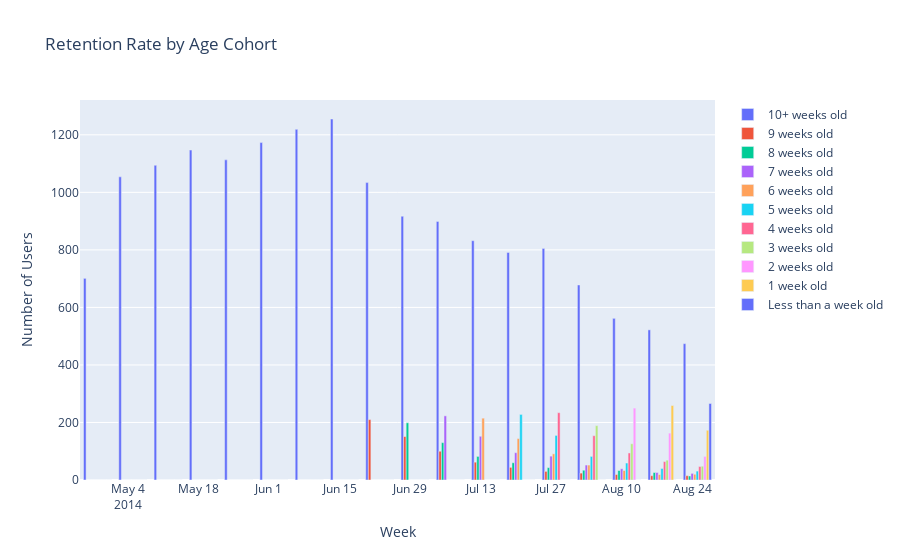

Source (notebook cell):
### Code cell
x=cohort_age['week']
y1=cohort_age['10+ weeks old']
y2=cohort_age['9 weeks old']
y3=cohort_age['8 weeks old']
y4=cohort_age['7 weeks old']
y5=cohort_age['6 weeks old']
y6=cohort_age['5 weeks old']
y7=cohort_age['4 weeks old']
y8=cohort_age['3 weeks old']
y9=cohort_age['2 weeks old']
y10=cohort_age['1 week old']
y11=cohort_age['less than a week old']

fig = go.Figure(data=[
      go.Bar(name='10+ weeks old', x=x, y=y1),
      go.Bar(name='9 weeks old', x=x, y=y2),
      go.Bar(name='8 weeks old', x=x, y=y3),
      go.Bar(name='7 weeks old', x=x, y=y4),
      go.Bar(name='6 weeks old', x=x, y=y5),
      go.Bar(name='5 weeks old', x=x, y=y6),
      go.Bar(name='4 weeks old', x=x, y=y7),
      go.Bar(name='3 weeks old', x=x, y=y8),
      go.Bar(name='2 weeks old', x=x, y=y9),
      go.Bar(name='1 week old', x=x, y=y10),
      go.Bar(name='Less than a week old', x=x, y=y11),
])

fig.update_layout( title='Retention Rate by Age Cohort',xaxis_title='Week ',yaxis_title='Number of Users',barmode='group')

pio.write_html(fig, file='Figures/Retention_Rate_by_Age_Cohort.html',include_plotlyjs='cdn',default_width='60%', default_height='60%')
pio.show(fig)

### Figure 1 — Plotly figure (JSON) as saved in the notebook; plotly's stock layout.template omitted (floating-point values rounded to 4 significant figures)
{"data": [{"name": "10+ weeks old", "type": "bar", "x": ["2014-04-28", "2014-05-05", "2014-05-12", "2014-05-19", "2014-05-26", "2014-06-02", "2014-06-09", "2014-06-16", "2014-06-23", "2014-06-30", "2014-07-07", "2014-07-14", "2014-07-21", "2014-07-28", "2014-08-04", "2014-08-11", "2014-08-18", "2014-08-25"], "y": [701, 1054, 1094, 1147, 1113, 1173, 1219, 1255, 1034, 917, 899, 832, 791, 805, 678, 562, 522, 474]}, {"name": "9 weeks old", "type": "bar", "x": ["2014-04-28", "2014-05-05", "2014-05-12", "2014-05-19", "2014-05-26", "2014-06-02", "2014-06-09", "2014-06-16", "2014-06-23", "2014-06-30", "2014-07-07", "2014-07-14", "2014-07-21", "2014-07-28", "2014-08-04", "2014-08-11", "2014-08-18", "2014-08-25"], "y": [0, 0, 0, 0, 0, 0, 0, 0, 210, 151, 100, 62, 44, 30, 24, 19, 15, 15]}, {"name": "8 weeks old", "type": "bar", "x": ["2014-04-28", "2014-05-05", "2014-05-12", "2014-05-19", "2014-05-26", "2014-06-02", "2014-06-09", "2014-06-16", "2014-06-23", "2014-06-30", "2014-07-07", "2014-07-14", "2014-07-21", "2014-07-28", "2014-08-04", "2014-08-11", "2014-08-18", "2014-08-25"], "y": [0, 0, 0, 0, 0, 0, 0, 0, 0, 199, 130, 82, 60, 43, 34, 33, 26, 14]}, {"name": "7 weeks old", "type": "bar", "x": ["2014-04-28", "2014-05-05", "2014-05-12", "2014-05-19", "2014-05-26", "2014-06-02", "2014-06-09", "2014-06-16", "2014-06-23", "2014-06-30", "2014-07-07", "2014-07-14", "2014-07-21", "2014-07-28", "2014-08-04", "2014-08-11", "2014-08-18", "2014-08-25"], "y": [0, 0, 0, 0, 0, 0, 0, 0, 0, 0, 223, 152, 95, 83, 52, 39, 26, 23]}, {"name": "6 weeks old", "type": "bar", "x": ["2014-04-28", "2014-05-05", "2014-05-12", "2014-05-19", "2014-05-26", "2014-06-02", "2014-06-09", "2014-06-16", "2014-06-23", "2014-06-30", "2014-07-07", "2014-07-14", "2014-07-21", "2014-07-28", "2014-08-04", "2014-08-11", "2014-08-18", "2014-08-25"], "y": [0, 0, 0, 0, 0, 0, 0, 0, 0, 0, 0, 215, 144, 91, 52, 33, 19, 20]}, {"name": "5 weeks old", "type": "bar", "x": ["2014-04-28", "2014-05-05", "2014-05-12", "2014-05-19", "2014-05-26", "2014-06-02", "2014-06-09", "2014-06-16", "2014-06-23", "2014-06-30", "2014-07-07", "2014-07-14", "2014-07-21", "2014-07-28", "2014-08-04", "2014-08-11", "2014-08-18", "2014-08-25"], "y": [0, 0, 0, 0, 0, 0, 0, 0, 0, 0, 0, 0, 228, 155, 82, 59, 40, 31]}, {"name": "4 weeks old", "type": "bar", "x": ["2014-04-28", "2014-05-05", "2014-05-12", "2014-05-19", "2014-05-26", "2014-06-02", "2014-06-09", "2014-06-16", "2014-06-23", "2014-06-30", "2014-07-07", "2014-07-14", "2014-07-21", "2014-07-28", "2014-08-04", "2014-08-11", "2014-08-18", "2014-08-25"], "y": [0, 0, 0, 0, 0, 0, 0, 0, 0, 0, 0, 0, 0, 234, 154, 94, 64, 47]}, {"name": "3 weeks old", "type": "bar", "x": ["2014-04-28", "2014-05-05", "2014-05-12", "2014-05-19", "2014-05-26", "2014-06-02", "2014-06-09", "2014-06-16", "2014-06-23", "2014-06-30", "2014-07-07", "2014-07-14", "2014-07-21", "2014-07-28", "2014-08-04", "2014-08-11", "2014-08-18", "2014-08-25"], "y": [0, 0, 0, 0, 0, 0, 0, 0, 0, 0, 0, 0, 0, 0, 189, 126, 69, 48]}, {"name": "2 weeks old", "type": "bar", "x": ["2014-04-28", "2014-05-05", "2014-05-12", "2014-05-19", "2014-05-26", "2014-06-02", "2014-06-09", "2014-06-16", "2014-06-23", "2014-06-30", "2014-07-07", "2014-07-14", "2014-07-21", "2014-07-28", "2014-08-04", "2014-08-11", "2014-08-18", "2014-08-25"], "y": [0, 0, 0, 0, 0, 0, 0, 0, 0, 0, 0, 0, 0, 0, 0, 250, 163, 82]}, {"name": "1 week old", "type": "bar", "x": ["2014-04-28", "2014-05-05", "2014-05-12", "2014-05-19", "2014-05-26", "2014-06-02", "2014-06-09", "2014-06-16", "2014-06-23", "2014-06-30", "2014-07-07", "2014-07-14", "2014-07-21", "2014-07-28", "2014-08-04", "2014-08-11", "2014-08-18", "2014-08-25"], "y": [0, 0, 0, 0, 0, 0, 0, 0, 0, 0, 0, 0, 0, 0, 0, 0, 259, 173]}, {"name": "Less than a week old", "type": "bar", "x": ["2014-04-28", "2014-05-05", "2014-05-12", "2014-05-19", "2014-05-26", "2014-06-02", "2014-06-09", "2014-06-16", "2014-06-23", "2014-06-30", "2014-07-07", "2014-07-14", "2014-07-21", "2014-07-28", "2014-08-04", "2014-08-11", "2014-08-18", "2014-08-25"], "y": [0, 0, 0, 0, 0, 0, 0, 0, 0, 0, 0, 0, 0, 0, 0, 0, 0, 266]}], "layout": {"autosize": true, "barmode": "group", "title": {"text": "Retention Rate by Age Cohort"}, "xaxis": {"autorange": true, "range": ["2014-04-24 12:00", "2014-08-28 12:00"], "title": {"text": "Week "}, "type": "date"}, "yaxis": {"autorange": true, "range": [0, 1321.0], "title": {"text": "Number of Users"}, "type": "linear"}}}
